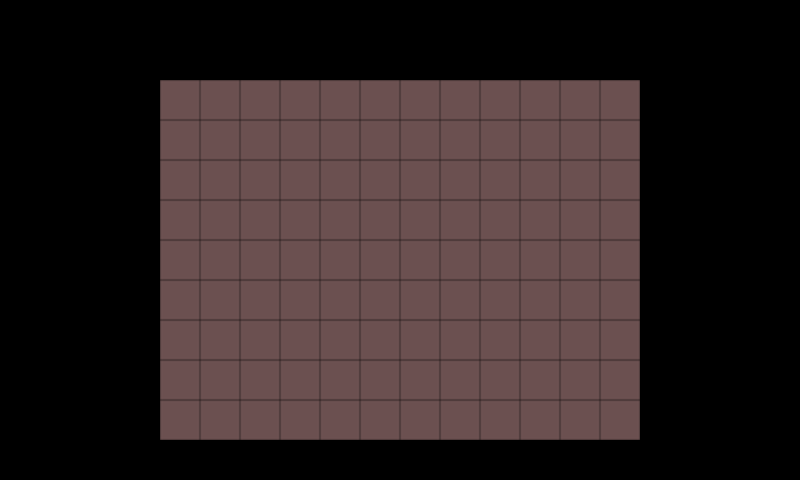

This is a level from a 2D game, rendered from its Tiled map with the project's own tilesets. A one-line summary and the map file follow, with tile-layer data summarised:
An orthogonal 20x12 tile map with 40x40 px tiles, 1 tile layer (Tiles), 1 hidden layer not drawn, 2 tilesets and 118 objects (108x Reel, 10x PlayingCard).

<map version="1.9" tiledversion="1.9.0" orientation="orthogonal" renderorder="right-down" width="20" height="12" tilewidth="40" tileheight="40" infinite="0" nextlayerid="5" nextobjectid="710">
 <properties>
  <property name="GridHeight" value="9" />
  <property name="GridWidth" value="12" />
  <property name="Number Of Cards" value="4" />
 </properties>
 <tileset firstgid="1" name="light_pink_transparent 40x40" tilewidth="40" tileheight="40" tilecount="1" columns="1">
  <image source="light_pink_transparent 40x40.png" width="40" height="40" />
 </tileset>
 <tileset firstgid="2" name="blue" tilewidth="40" tileheight="40" tilecount="1" columns="1">
  <image source="blue.png" width="49" height="49" />
 </tileset>
 <objectgroup id="1" name="Hidden Pattern Object">
  <object id="376" name="Card1" class="PlayingCard" x="200" y="120" width="80" height="120" />
  <object id="377" name="Card2" class="PlayingCard" x="280" y="120" width="80" height="120">
   <properties>
    <property name="Number Of Cards" value="2" />
   </properties>
  </object>
  <object id="378" name="Card3" class="PlayingCard" x="360" y="120" width="80" height="120" />
  <object id="379" name="Card4" class="PlayingCard" x="440" y="120" width="80" height="120" />
  <object id="380" name="Card5" class="PlayingCard" x="520" y="120" width="80" height="120" />
  <object id="381" name="Card6" class="PlayingCard" x="200" y="280" width="80" height="120" />
  <object id="382" name="Card7" class="PlayingCard" x="280" y="280" width="80" height="120" />
  <object id="383" name="Card8" class="PlayingCard" x="360" y="280" width="80" height="120" />
  <object id="384" name="Card9" class="PlayingCard" x="440" y="280" width="80" height="120" />
  <object id="385" name="Card10" class="PlayingCard" x="520" y="280" width="80" height="120" />
 </objectgroup>
 <layer id="2" name="Hidden Pattern" width="20" height="12" visible="0">
  <data>[240 cells, 25 non-empty, 1 distinct tile ids]</data>
 </layer>
 <objectgroup id="3" name="Reels">
  <object id="602" name="Reel" x="160" y="80" width="40" height="40">
   <properties>
    <property name="Class" value="com.ellzone.slotpuzzle2d.sprites.reel.AnimatedReel" />
    <property name="Parameter1" value="com.badlogic.gdx.graphics.Texture" />
    <property name="Parameter2" value="float" />
    <property name="Parameter3" value="float" />
    <property name="Parameter4" value="float" />
    <property name="Parameter5" value="float" />
    <property name="Parameter6" value="float" />
    <property name="Parameter7" value="float" />
    <property name="Parameter8" value="int" />
    <property name="Parameter9" value="com.ellzone.slotpuzzle2d.tweenengine.TweenManager" />
    <property name="ParameterValue1" value="Method.getSlotReelScrollTexture" />
    <property name="ParameterValue2" value="Property.X" />
    <property name="ParameterValue3" value="Property.Y" />
    <property name="ParameterValue4" value="Property.Width" />
    <property name="ParameterValue5" value="Property.Width" />
    <property name="ParameterValue6" value="Property.Width" />
    <property name="ParameterValue7" value="Property.Height" />
    <property name="ParameterValue8" value="Value:0" />
    <property name="ParameterValue9" value="Method.getTweenManager" />
   </properties>
  </object>
  <object id="603" name="Reel" x="160" y="120" width="40" height="40">
   <properties>
    <property name="Class" value="com.ellzone.slotpuzzle2d.sprites.reel.AnimatedReel" />
    <property name="Parameter1" value="com.badlogic.gdx.graphics.Texture" />
    <property name="Parameter2" value="float" />
    <property name="Parameter3" value="float" />
    <property name="Parameter4" value="float" />
    <property name="Parameter5" value="float" />
    <property name="Parameter6" value="float" />
    <property name="Parameter7" value="float" />
    <property name="Parameter8" value="int" />
    <property name="Parameter9" value="com.ellzone.slotpuzzle2d.tweenengine.TweenManager" />
    <property name="ParameterValue1" value="Method.getSlotReelScrollTexture" />
    <property name="ParameterValue2" value="Property.X" />
    <property name="ParameterValue3" value="Property.Y" />
    <property name="ParameterValue4" value="Property.Width" />
    <property name="ParameterValue5" value="Property.Width" />
    <property name="ParameterValue6" value="Property.Width" />
    <property name="ParameterValue7" value="Property.Height" />
    <property name="ParameterValue8" value="Value:0" />
    <property name="ParameterValue9" value="Method.getTweenManager" />
   </properties>
  </object>
  <object id="604" name="Reel" x="160" y="160" width="40" height="40">
   <properties>
    <property name="Class" value="com.ellzone.slotpuzzle2d.sprites.reel.AnimatedReel" />
    <property name="Parameter1" value="com.badlogic.gdx.graphics.Texture" />
    <property name="Parameter2" value="float" />
    <property name="Parameter3" value="float" />
    <property name="Parameter4" value="float" />
    <property name="Parameter5" value="float" />
    <property name="Parameter6" value="float" />
    <property name="Parameter7" value="float" />
    <property name="Parameter8" value="int" />
    <property name="Parameter9" value="com.ellzone.slotpuzzle2d.tweenengine.TweenManager" />
    <property name="ParameterValue1" value="Method.getSlotReelScrollTexture" />
    <property name="ParameterValue2" value="Property.X" />
    <property name="ParameterValue3" value="Property.Y" />
    <property name="ParameterValue4" value="Property.Width" />
    <property name="ParameterValue5" value="Property.Width" />
    <property name="ParameterValue6" value="Property.Width" />
    <property name="ParameterValue7" value="Property.Height" />
    <property name="ParameterValue8" value="Value:0" />
    <property name="ParameterValue9" value="Method.getTweenManager" />
   </properties>
  </object>
  <object id="605" name="Reel" x="160" y="200" width="40" height="40">
   <properties>
    <property name="Class" value="com.ellzone.slotpuzzle2d.sprites.reel.AnimatedReel" />
    <property name="Parameter1" value="com.badlogic.gdx.graphics.Texture" />
    <property name="Parameter2" value="float" />
    <property name="Parameter3" value="float" />
    <property name="Parameter4" value="float" />
    <property name="Parameter5" value="float" />
    <property name="Parameter6" value="float" />
    <property name="Parameter7" value="float" />
    <property name="Parameter8" value="int" />
    <property name="Parameter9" value="com.ellzone.slotpuzzle2d.tweenengine.TweenManager" />
    <property name="ParameterValue1" value="Method.getSlotReelScrollTexture" />
    <property name="ParameterValue2" value="Property.X" />
    <property name="ParameterValue3" value="Property.Y" />
    <property name="ParameterValue4" value="Property.Width" />
    <property name="ParameterValue5" value="Property.Width" />
    <property name="ParameterValue6" value="Property.Width" />
    <property name="ParameterValue7" value="Property.Height" />
    <property name="ParameterValue8" value="Value:0" />
    <property name="ParameterValue9" value="Method.getTweenManager" />
   </properties>
  </object>
  </objectgroup>
 <layer id="4" name="Tiles" width="20" height="12">
  <data>[240 cells, 108 non-empty, 1 distinct tile ids]</data>
 </layer>
</map>
<!-- 104 of 118 objects omitted -->
